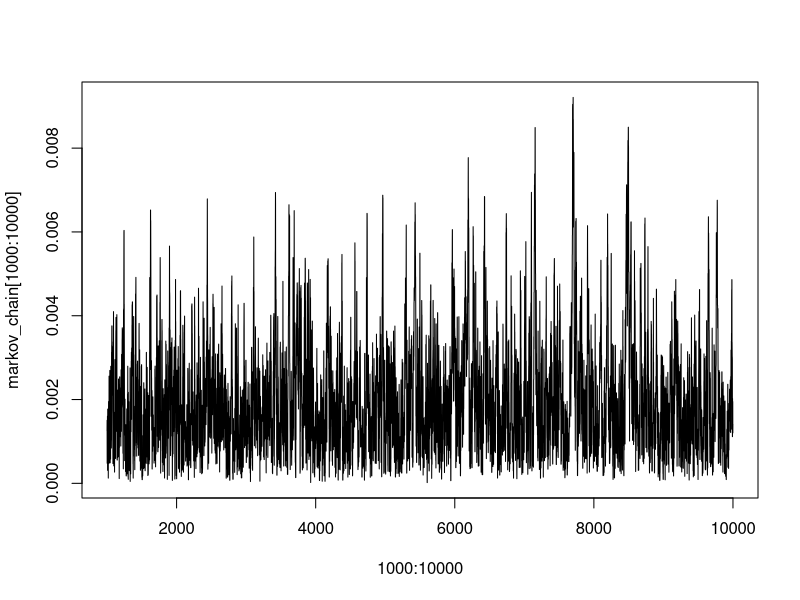
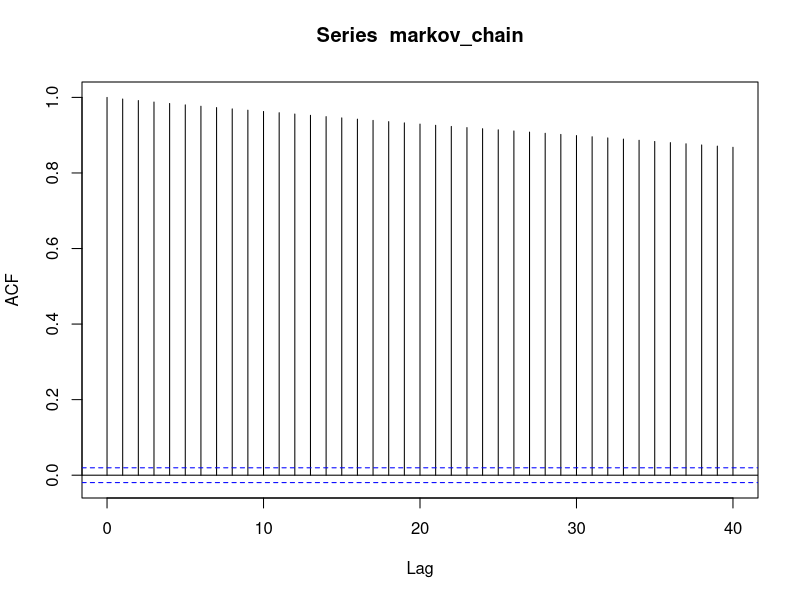
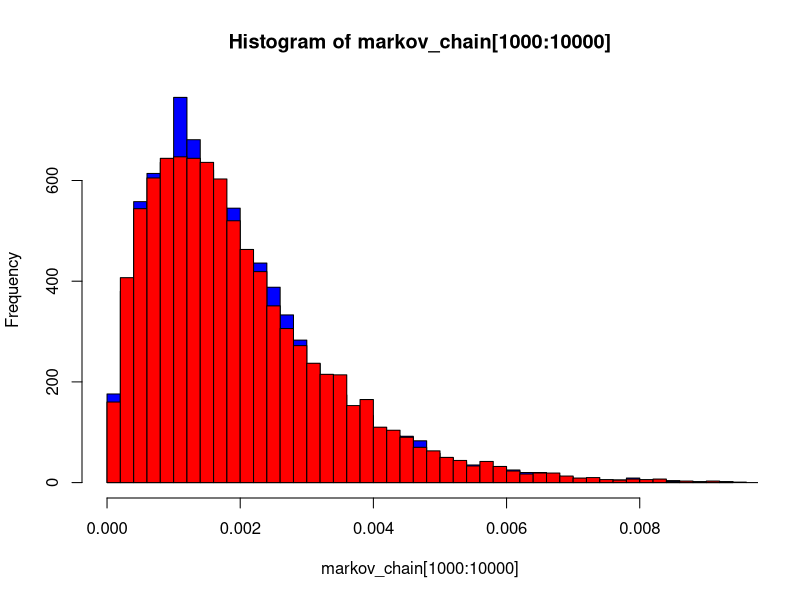

Reproduce these figures in R, in order. (Note: this script raises an error after producing the figures.)

MHAlgo <- function(observations, N = 1000, x_0 = 0.1, alpha_prior = 1, beta_prior = 1, sigma = 0.2){
  # MHalgo is an implementation of an M-H algorithm for the Beta - Bernoulli model
  # the posterior (target distribution) is Beta(alpha_prior + nr_successes, beta_prior + nr_trials)
  # the proposal distribution is normal with sd = sigma
  
  # MHAlgo args: observations - numeric vector of observations
  #               N           - number of iterations
  #               x_0         - starting point of our Markov chain   
  # alpha_prior & beta_prior  - parameters of the prior Beta distribution
  #               sigma       - sd of the proposal (Normal) distribution
  
  acc <- 0
  x <- vector("numeric", N+1)
  x[1] <- x_0
  nr_successes <- sum(observations==1)
  nr_trials <- length(observations)
  for (i in seq_len(N)){
    # we propose a value sampled from the Normal distribution with mean x[i] and sd = sigma
    x_proposed <- rnorm(1, mean = x[i], sd = sigma)
    
    # TO DO make sure that the ratio below is correct
    #if((x_proposed > 0) & (x_proposed <1)){
      #ratio  <-  (x_proposed/x[i])^(alpha_prior - 1 + nr_success)*((1-x_proposed)/(1-x[i]))^(beta_prior - 1 + nr_trials)
     ratio <- dbeta(x_proposed, alpha_prior + nr_successes, beta_prior + nr_trials - nr_successes)/dbeta(x[i], alpha_prior + nr_successes, beta_prior + nr_trials - nr_successes)
    #} else {
     # ratio <- 0
    #}
    # acceptance step
    if(runif(1, 0, 1) < min(c(1, ratio))){
      x[i+1] <- x_proposed
      acc <- acc +1
    } else {
      x[i+1] <- x[i]
    }
  }
  return(list(x=x, acc=acc))
}

# example
observations <- c(1, rep(0, times=999))
result <- MHAlgo(observations, 10000, sigma =0.001)
markov_chain <- result$x
result$acc/10000

plot(1000:10000, markov_chain[1000:10000], type='line')
acf(markov_chain)
hist(markov_chain[1000:10000], 50, col='blue')
hist(rbeta(9000, 2, 1001), 50, col='red', alpha=0.9, add=TRUE)

markov_chain <- MHAlgo(observations, 1000000, sigma = 1)
hist(markov_chain[10000:100000], 50, col='blue')
hist(rbeta(90000, 2, 1000), 50, col='red', alpha=0.5, add=TRUE)
par(mfrow=c(1,1))

acf(markov_chain[10000:1000000], main='ble2')

par(mfrow=c(1,3))
plot(density(markov_chain[10000:100000]), xlim=c(0,0.016))
plot(density(rbeta(90000, 2, 1000)), col='red', add=TRUE, xlim=c(0,0.016))
plot(density(rbeta(90000, 2, 1001)), col='red', add=TRUE, xlim=c(0,0.016))
